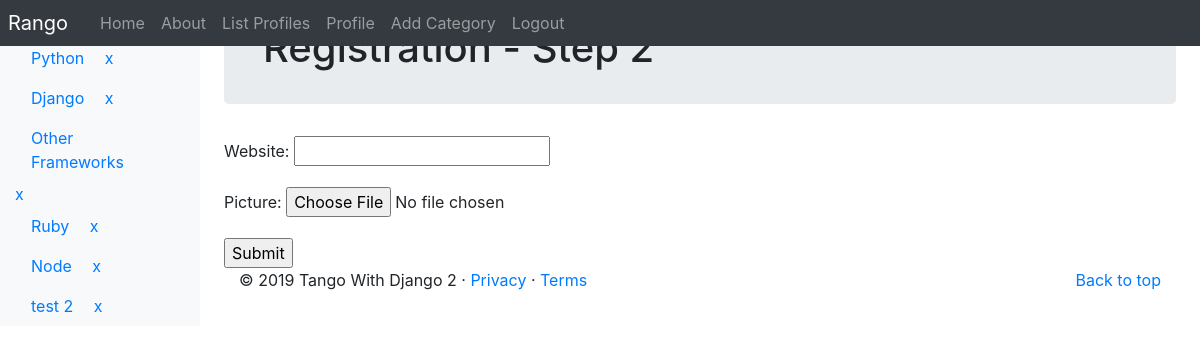
The page /rango/register_profile/ (signed in) on the database its author committed.
### rango/models.py (models this page shows, shortened)
class Category(models.Model):
    name = models.CharField(max_length=128, unique=True)
    views = models.IntegerField(default=0)
    likes = models.IntegerField(default=0)
    slug = models.SlugField()
    class Meta:
        verbose_name_plural = 'Categories'

### rango/views.py (the view, shortened to what this page needs)
# urls.py: path('register_profile/', views.register_profile, name='register_profile'),
@login_required
def register_profile(request):
    form = UserProfileForm()
    context_dict = {'form':form}
    return render(request, 'rango/profile_registration.html', context_dict)

### rango/forms.py
class UserProfileForm(forms.ModelForm):
    website = forms.URLField(required=False)
    picture = forms.ImageField(required=False)
    class Meta:
        model = UserProfile
        exclude = ('user',)

### rango/templatetags/rango_template_tags.py (called while the page is built)
@register.inclusion_tag('rango/cats.html')
def get_category_list(cat=None):
    return {'cats': Category.objects.all(),
            'act_cat': cat}

### templates/rango/profile_registration.html (shortened to what this page needs)
	{% extends "rango/base.html" %}
	{% block body_block %}
        <div class="jumbotron p-4">
        <div class="container">
            <h1 class="jumbotron-heading">Registration - Step 2</h1>
            </div>
        </div>
        <div class="container">
        <div class="row">
            <form method="post" action="." enctype="multipart/form-data">
            {{ form.as_p }}
            <input type="submit" value="Submit" />
            </form>
        </div>
        </div>
	{% endblock %}

### templates/rango/cats.html (shortened to what this page needs)
<ul class="nav flex-column pt-6">
    {% if cats %}
    {% for c in cats %}
    {% if c == act_cat %}
    <li class="nav-item">
        <a class="nav-link active" href="{% url 'rango:show_category' c.slug %}">
            <span data-feather="archive"></span>
            {{ c.name }}</a>
    </li>
    {% else  %}
    <li class="nav-item">
        <a class="nav-link" style="display: inline-block;" href="{% url 'rango:show_category' c.slug %}">
            {{ c.name }}</a>
        <a href="{% url 'rango:delete_cat' c.id %}">x</a>
    </li>
    {% endif %}
    {% endfor %}
    {% else %}
    <li class="nav-item">No Categories Yet!</li>
    {% endif %}
</ul>

### rows shown on the page
Category: name "Python"
Category: name "Django"
Category: name "Other Frameworks"
Category: name "Ruby"
Category: name "Node"
Category: name "test 2"
